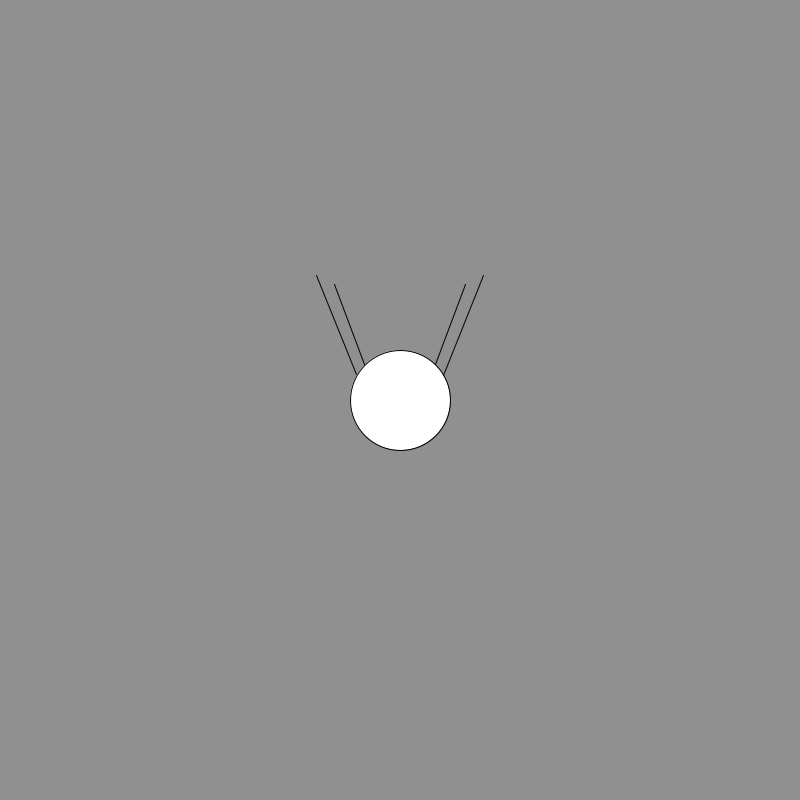
Frame 1 (no input)
Frame 60 (the mouse pressed at the canvas centre just before this capture): identical to frame 1, image omitted
Frame 120 (the mouse held since frame 60 and released just before this capture): identical to frame 1, image omitted

The Processing sketch that drew this single still picture (run headless with seeded random() and noise(); from frame 60 on, the mouse is pressed at the canvas centre):

// Processing sketch: Crab
// ── Crab.pde

float rotation = 0;

Thingy thing = new Thingy();

void setup() {
  size(800, 800);
}


void draw() {
  background(144);
  if (keyPressed && key =='r') {
    rotation+=0.01;
  }
  translate(width/2, height/2);
  rotate(rotation);
  thing.display();
}

class Thingy {
  Thingy() {
  }

  void display() {
    ellipse(0, 0, 100, 100);
    float widFortyFive = (cos(PI/4) * 50);
    float heiFortyFive = - (sin(PI/4) * 50);
    float widSix = (cos(PI/6) * 50);
    float heiSix = - (sin(PI/6) * 50);
    float widFour = (cos(PI/2 + PI/4) * 50);
    float heiFour = - (sin(PI/2 + PI/4) * 50);
    float widless =(cos(PI/2 + PI/3) * 50);
    float heiless =  - (sin(PI/2 + PI/3) * 50);

    line(widFortyFive, heiFortyFive, widFortyFive + 30, heiFortyFive - 80);
    line(widSix, heiSix, widSix + 40, heiSix - 100);
    line(widFour, heiFour, widFour - 30, heiFour - 80);
    line(widless, heiless, widless - 40, heiless - 100);
  }
}
